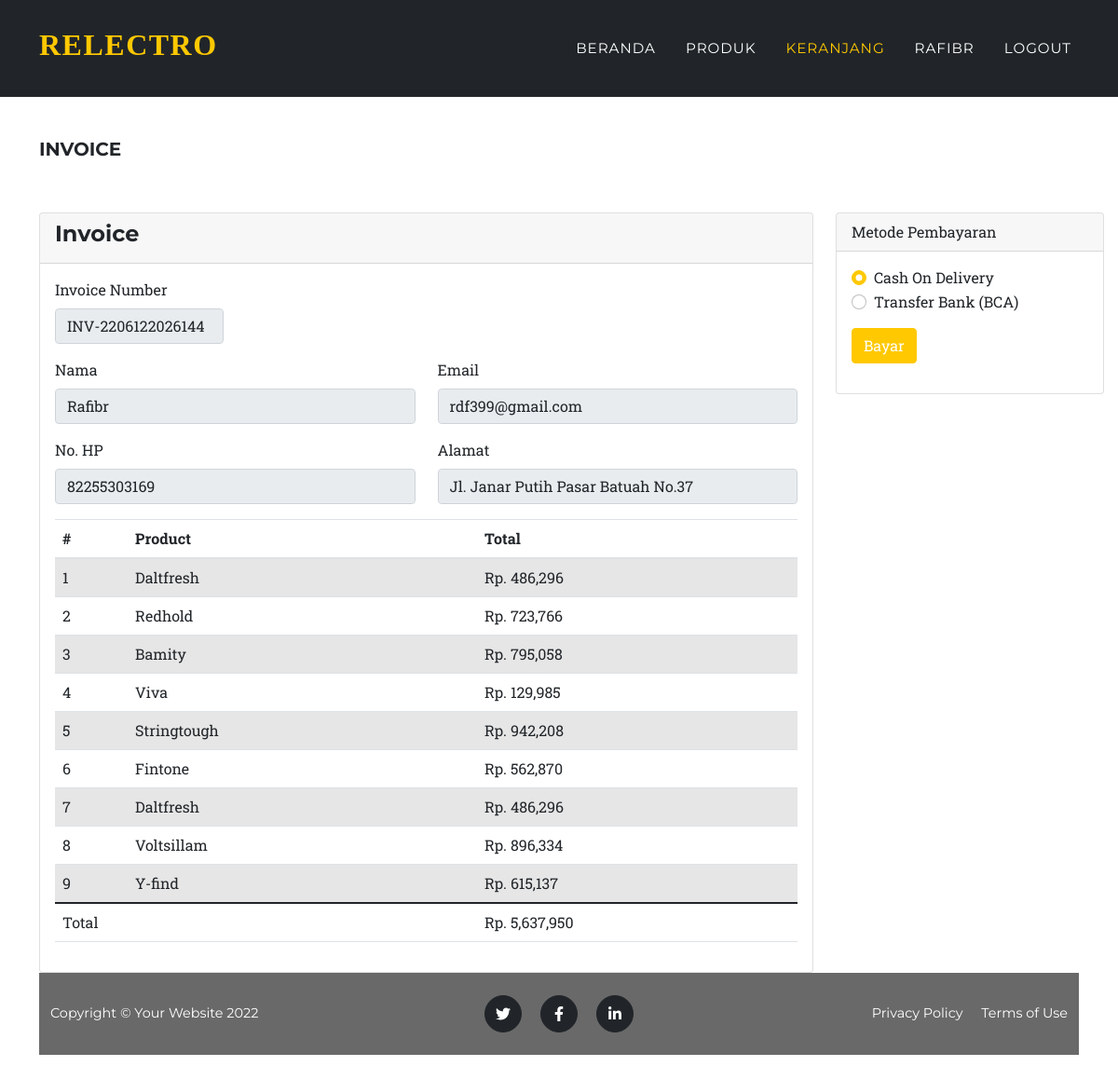
The app's page /invoice.php?invoice_number=INV-2206122026144 (signed in) with its own data.
### tables this page shows
CREATE TABLE `invoice` (
  `id` int(11) NOT NULL,
  `id_cara_pembayaran` int(11) DEFAULT NULL,
  `id_keranjang` int(11) DEFAULT NULL,
  `id_user` int(11) NOT NULL,
  `invoice_number` varchar(255) DEFAULT NULL,
  `nama_pembeli` varchar(255) DEFAULT NULL,
  `email_pembeli` varchar(100) DEFAULT NULL,
  `alamat_pembeli` text DEFAULT NULL,
  `no_hp` decimal(12,0) DEFAULT NULL,
  `total_harga` float DEFAULT NULL,
  `status` smallint(6) DEFAULT 0
);

CREATE TABLE `isi_keranjang` (
  `id` int(11) NOT NULL,
  `id_barang` int(11) NOT NULL,
  `id_keranjang` int(11) NOT NULL
);

CREATE TABLE `barang` (
  `id` int(11) NOT NULL,
  `nama_barang` varchar(50) DEFAULT NULL,
  `image` varchar(255) NOT NULL DEFAULT 'default.jpg',
  `deskripsi` text DEFAULT NULL,
  `harga` float DEFAULT NULL
);

### invoice.php (the view, shortened to what this page needs)
<?php
require "function/connection.php";
?>
<!DOCTYPE html>
<html lang="en">
<head>
	<link rel="stylesheet" href="dist/css/bootstrap.min.css">
	<link href="dist/css/styles.css" rel="stylesheet" />
</head>
<body id="page-top">
	<nav class="navbar navbar-expand-lg navbar-dark bg-dark fixed-top" id="mainNav">
		<div class="container">
			<a class="navbar-brand" href="index.php">
				<h2 style="font-family: 'Brush Script MT'">Relectro</h2>
			</a>
			<div class="collapse navbar-collapse" id="navbarResponsive">
				<ul class="navbar-nav text-uppercase ms-auto py-4 py-lg-0">
					<li class="nav-item"><a class="nav-link" href="index.php">Beranda</a></li>
					<li class="nav-item"><a class="nav-link" href="produk.php">Produk</a></li>
					<li class="nav-item"><a class="nav-link active" href="keranjang.php">Keranjang</a></li>
					<?php if (isset($_SESSION['id'])) : ?>
						<li class="nav-item"><a class="nav-link " href="profile.php"><?= !empty($_SESSION['nama']) ? $_SESSION['nama'] : $_SESSION['email']  ?></a></li>
						<li class="nav-item"><a class="nav-link" href="function/logout.php">Logout</a></li>
					<?php else : ?>
						<li class="nav-item"><a class="nav-link" href="login.php">Login</a></li>
					<?php endif; ?>
				</ul>
			</div>
		</div>
	</nav>
	<?php
	$invoice_number = $_GET['invoice_number'];
	$sql = "SELECT * FROM invoice WHERE invoice_number = '$invoice_number'";
	$result = mysqli_query($conn, $sql);
	$row = mysqli_fetch_assoc($result);
	?>
	<div class="container my-5" style="padding-top: 100px;">
		<div class="row mb-5">
			<div class="col-12 text-uppercase h5">
				Invoice
			</div>
		</div>
		<div class="row">
			<div class="col-md-9">
				<div class="card">
					<div class="card-header">
						<h4 class="card-title">Invoice</h4>
					</div>
					<div class="card-body">
						<div class="row">
							<div class="col-md-3">
								<div class="form-group">
									<label class="form-label">Invoice Number</label>
									<input type="text" class="form-control" value="<?= $row['invoice_number'] ?>" readonly>
								</div>
							</div>
						</div>
						<div class="row">
							<div class="col-md-6">
								<div class="form-group">
									<label class="form-label">Nama</label>
									<input type="text" class="form-control" value="<?= $row['nama_pembeli'] ?>" readonly>
								</div>
							</div>
							<div class="col-md-6">
								<div class="form-group">
									<label class="form-label">Email</label>
									<input type="text" class="form-control" value="<?= $row['email_pembeli'] ?>" readonly>
								</div>
							</div>
						</div>
						<div class="row">
							<div class="col-md-6">
								<div class="form-group">
									<label class="form-label">No. HP</label>
									<input type="text" class="form-control" value="<?= $row['no_hp'] ?>" readonly>
								</div>
							</div>
							<div class="col-md-6">
								<div class="form-group">
									<label class="form-label">Alamat</label>
									<input type="text" class="form-control" value="<?= $row['alamat_pembeli'] ?>" readonly>
								</div>
							</div>
							<div class="table-responsive">
								<table class="table table-striped">
									<thead>
										<tr>
											<th>#</th>
											<th>Product</th>
											<th> </th>
											<th>Total</th>
										</tr>
									</thead>
									<tbody>
										<?php
										$sql = "SELECT * FROM isi_keranjang JOIN barang ON isi_keranjang.id_barang = barang.id WHERE id_keranjang = '$row[id_keranjang]'";
										$result = mysqli_query($conn, $sql);
										$no = 1;
										$totalHarga = 0;
										foreach ($result as $row) :
											$totalHarga += $row['harga'];
										?>
											<tr>
												<td><?= $no++ ?></td>
												<td><?= $row['nama_barang'] ?></td>
												<td> </td>
												<td>Rp. <?= number_format($row['harga'] * 1) ?></td>
											</tr>
										<?php endforeach; ?>
									</tbody>
									<tfoot>
										<tr>
											<td colspan="3">Total</td>
											<td>Rp. <?= number_format($totalHarga * 1) ?></td>
										</tr>
									</tfoot>
								</table>
							</div>
						</div>
					</div>
				</div>
			</div>
			<div class="col-md-3">
				<div class="card" style="width: 18rem;">
					<div class="card-header">
						Metode Pembayaran
					</div>
					<div class="card-body">
						<form action="function/cara_pembayaran.php?invoice=<?= $_GET['invoice_number'] ?>" method="POST">
							<div class="form-group">
								<div class="form-check">
									<input class="form-check-input" type="radio" name="metode" id="cod" value="cod" checked>
									<label class="form-check-label" for="cod">
										Cash On Delivery
									</label>
								</div>
								<div class="form-check">
									<input class="form-check-input" type="radio" name="metode" id="bca" value="bca">
									<label class="form-check-label" for="bca">
										Transfer Bank (BCA)
									</label>
								</div>
							</div>
							<div class="form-group">
								<button type="submit" class="btn btn-primary">Bayar</button>
							</div>
						</form>
					</div>
				</div>
			</div>
		</div>
		<footer class="footer py-4" style="background-color:dimgray;">
			<div class="container">
				<div class="row align-items-center text-white">
					<div class="col-lg-4 text-lg-start">Copyright &copy; Your Website 2022</div>
					<div class="col-lg-4 my-3 my-lg-0">
						<a class="btn btn-dark btn-social mx-2" href="#!" aria-label="Twitter"><i class="fab fa-twitter"></i></a>
						<a class="btn btn-dark btn-social mx-2" href="#!" aria-label="Facebook"><i class="fab fa-facebook-f"></i></a>
						<a class="btn btn-dark btn-social mx-2" href="#!" aria-label="LinkedIn"><i class="fab fa-linkedin-in"></i></a>
					</div>
					<div class="col-lg-4 text-lg-end">
						<a class="link-dark text-decoration-none me-3 text-white" href="#!">Privacy Policy</a>
						<a class="link-dark text-decoration-none text-white" href="#!">Terms of Use</a>
					</div>
				</div>
			</div>
		</footer>
</body>
</html>

### records on screen
invoice: invoice_number "INV-2206122026144", nama_pembeli "Rafibr", email_pembeli "rdf399@gmail.com", no_hp "82255303169", alamat_pembeli "Jl. Janar Putih Pasar Batuah No.37"
isi_keranjang: id_barang.nama_barang "Daltfresh", $row['harga']*1 "486,296"
isi_keranjang: id_barang.nama_barang "Redhold", $row['harga']*1 "723,766"
isi_keranjang: id_barang.nama_barang "Bamity", $row['harga']*1 "795,058"
isi_keranjang: id_barang.nama_barang "Viva", $row['harga']*1 "129,985"
isi_keranjang: id_barang.nama_barang "Stringtough", $row['harga']*1 "942,208"
isi_keranjang: id_barang.nama_barang "Fintone", $row['harga']*1 "562,870"
isi_keranjang: id_barang.nama_barang "Voltsillam", $row['harga']*1 "896,334"
isi_keranjang: id_barang.nama_barang "Y-find", $row['harga']*1 "615,137"

### other values on screen
$_SESSION['nama'] "RAFIBR"
$totalHarga * 1 "5,637,950"
